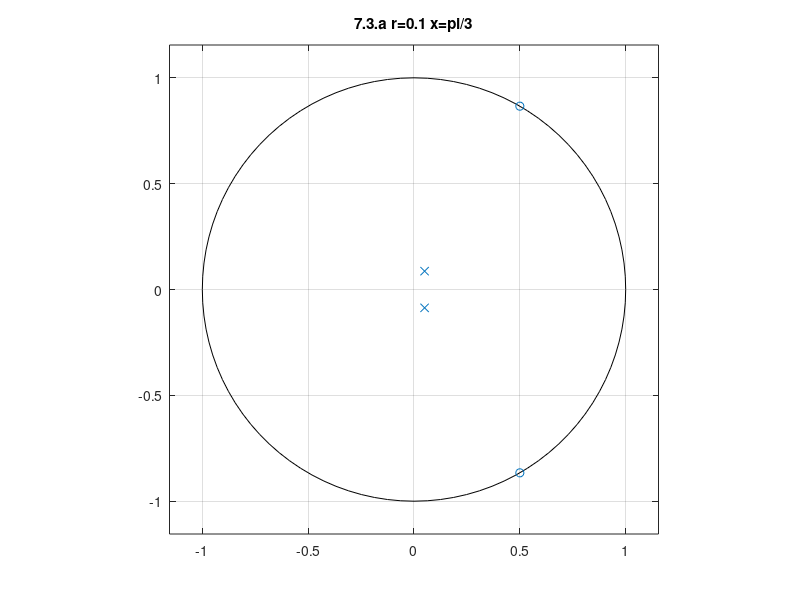

Recreate this plot in MATLAB.
% ------------7.3.a--------------
%----------r=0.1 x=pi/3----------

x=pi/3;
y=2*cos(x);
r=0.1;

a=[1 -y*r r*r];
b=[1 -y 1];

zplane(b, a);
title('7.3.a r=0.1 x=pi/3');